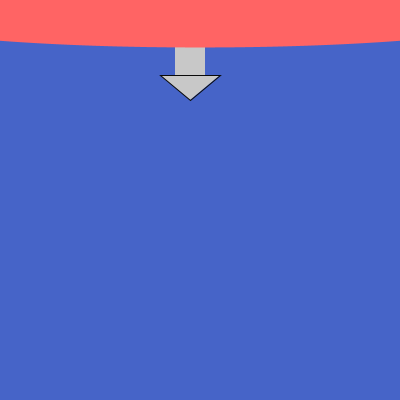
Frame 1 (no input)
Frame 60 (the mouse pressed at the canvas centre just before this capture): identical to frame 1, image omitted
Frame 120 (the mouse held since frame 60 and released just before this capture): identical to frame 1, image omitted

The Processing sketch that drew this single still picture (run headless with seeded random() and noise(); from frame 60 on, the mouse is pressed at the canvas centre):

// Processing sketch: OOP_GAME
// ── OOP_GAME.pde
//Variable Things

boolean isShot = false;
float hookX,hookY;
float clickLocatX,clickLocatY;

//SETUP

void setup(){
  size(400,400);
  pixelDensity(2);
  

}//end of setup

//Draw

void draw(){
    background(70,100,200);
  //Draw the boat 
  noStroke();
  fill(200);
  rect(175,30,30,45);
  fill(255,100,100);
  ellipse(200,10,700,75);
  
  //Draw hook
  stroke(10);
  line(190,78,hookX+190,hookY+78);
  fill(200);
  triangle(hookX + 160,hookY+75, hookX+190,hookY+100, hookX+220,hookY+75);
  
  if(isShot == true){
    if(hookX + 190 < clickLocatX){
    hookX = hookX + 2;
    }
    if(hookY + 78 < clickLocatY){
    hookY = hookY + 3;
    }
      if(hookX + 190 > clickLocatX){
    hookX = hookX - 2;
    }
    if(hookY + 78 > clickLocatY){
    hookY = hookY - 3;
    }  
    
    
    //Take hook back to start
    if((hookX + 190 >= clickLocatX-2) && (hookY+100 >= clickLocatY-3) ){
    hookX = 0;
    hookY = 0;
    isShot = false;
  }
}

}//end of draw

void mousePressed(){
  
clickLocatX = mouseX;
clickLocatY = mouseY;
isShot = true;
  
}

// ── Fish.pde
class Fish {

  PVector position, velocity;

  int lane = int(random(1, 4));//creates 3 lanes for the fish that are exact numbers


  Fish() {//fish constructor
    position = new PVector();//vector for position
    velocity = new PVector();//vector for speed
    println(lane);
    //Fish spawning lanes
    if (lane == 1) {//create the three possible fish spawns and speed
      position.y = 200;
       position.x = random(50,300);
      velocity.x = 3;
    }
    if (lane == 2) {//lane 2
      position.y = 275;
      position.x = random(50,300);
      velocity.x = 5;
    }
    if (lane == 3) {//lane 3
      position.y = 350;
       position.x = random(50,300);
      velocity.x = 7;
    }
  }//end of lane if

  void moveFish() {//makes the fish swim around

    position.x = position.x + velocity.x;// add speed

    if (position.x >= 380 || position.x <= 20 ) {
      velocity.x = velocity.x * -1;//bounce off certain area not window
    }
  }// end of move fish

  void displayFish() {

    if (velocity.x < 0) {//checks what direction fish is moving
      //change sprite when swimming right
      fill(255, 215, 0);
      ellipse(position.x, position.y, 30, 15);
      triangle(position.x+5, position.y, position.x+25, position.y+12, position.x+25, position.y-12);
      fill(75);
      ellipse(position.x-7, position.y, 7, 7);
    } else {//changes sprite when swimming left

      fill(255, 215, 0);
      ellipse(position.x, position.y, 30, 15);
      triangle(position.x-5, position.y, position.x-25, position.y-12, position.x-25, position.y+12);
      fill(75);
      ellipse(position.x+7, position.y, 7, 7);
    }//end of else and if
  }// end of display fish
}// end of fish class
